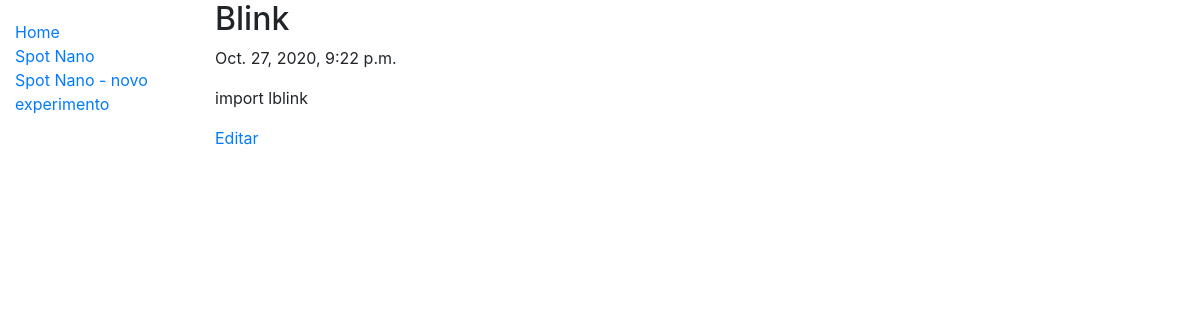
The app's page /BancadaIA/spotnano/experimentos/71/detalhe/ with its own data.
### BancadaIA/models.py (models this page shows, shortened)
class ExperimentoSpotNano(models.Model):
    author = models.ForeignKey(settings.AUTH_USER_MODEL, on_delete=models.CASCADE)
    title = models.CharField(max_length=200)
    codigo = models.TextField()
    created_date = models.DateTimeField(default=timezone.now)

### BancadaIA/views.py (the view)
# urls.py: path('spotnano/experimentos/<int:pk>/detalhe/', views.SpotNanoExperimentosDetail.as_view(), name='spotnano_experimentos_detail'),
class SpotNanoExperimentosDetail(FormView):
    def get(self, request, pk, *args, **kwargs):
        post = get_object_or_404(ExperimentoSpotNano, pk=pk)
        return render(request, 'spotnano/spotnano_experimentos_detail.html', {'post': post})

### BancadaIA/templates/spotnano/spotnano_experimentos_detail.html
{% extends "base_generic.html" %}
{% load static %}
{% block content %}
    <div class="post">
        <h2>{{ post.title }}</h2>
        <p>{{ post.created_date }}</p>
        <p>{{ post.codigo|linebreaksbr }}</p>
        <a href="{% url 'spotnano_experimentos_edit' pk=post.pk %}"> Editar </a>
    </div>
{% endblock %}

### records on screen
ExperimentoSpotNano: title "Blink", created_date "Oct. 27, 2020, 9:22 p.m.", codigo "import lblink"
